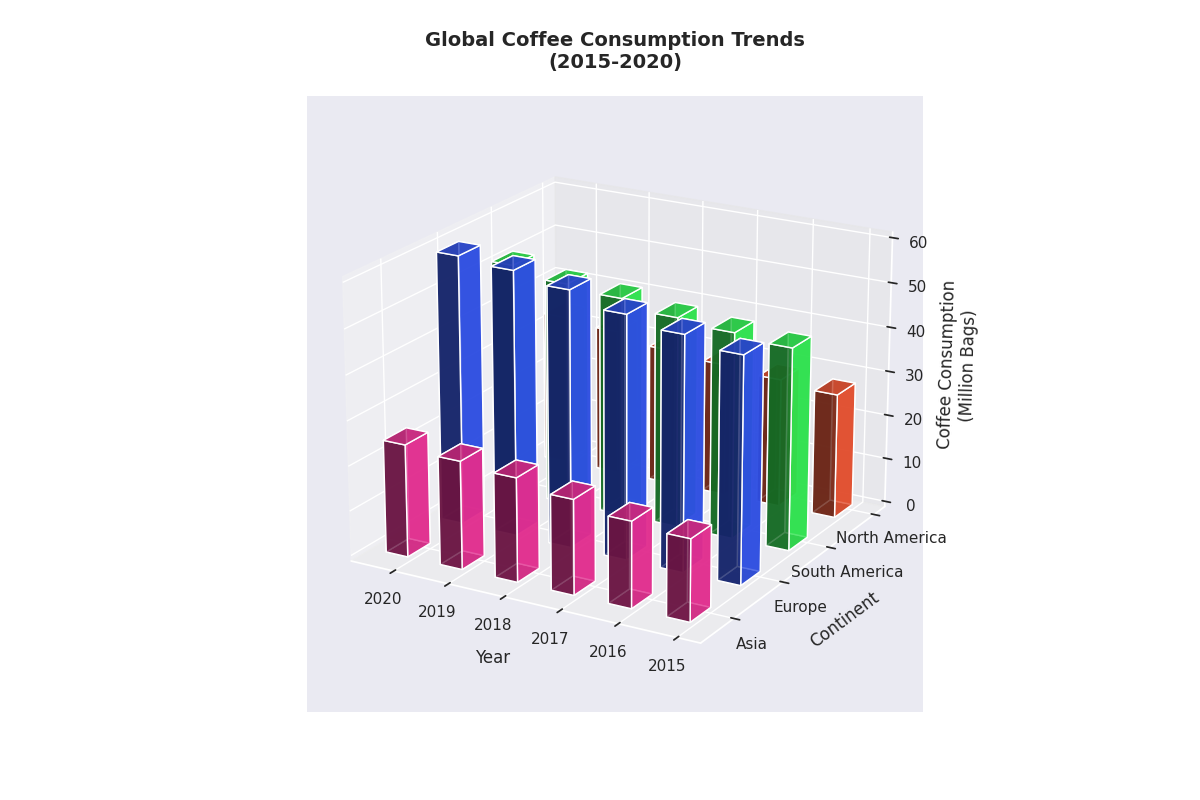

The Python source for this figure:
import matplotlib.pyplot as plt
import numpy as np
from mpl_toolkits.mplot3d import Axes3D

years = np.array([2015, 2016, 2017, 2018, 2019, 2020])
continents = ['North America', 'South America', 'Europe', 'Asia']
consumption = np.array([
    [28, 29, 30, 31, 33, 34],
    [45, 46, 47, 49, 50, 52],
    [50, 52, 54, 57, 59, 60],
    [18, 19, 21, 23, 24, 25],
])

fig = plt.figure(figsize=(12, 8))
ax = fig.add_subplot(111, projection='3d')

_x, _y = np.meshgrid(np.arange(len(years)), np.arange(len(continents)))
x, y = _x.flatten(), _y.flatten()
z = np.zeros_like(x)
dx = dy = 0.4
dz = consumption.flatten()

colors = ['#FF5733', '#33FF57', '#3357FF', '#FF33A1']

for i in range(len(continents)):
    ax.bar3d(x[y == i], y[y == i], z[y == i], dx, dy, dz[y == i], color=colors[i], alpha=0.8)

ax.set_xlabel('Year', labelpad=10)
ax.set_ylabel('Continent', labelpad=10)
ax.set_zlabel('Coffee Consumption\n(Million Bags)', labelpad=10)

ax.set_xticks(np.arange(len(years)))
ax.set_xticklabels(years)
ax.set_yticks(np.arange(len(continents)))
ax.set_yticklabels(continents)

ax.view_init(elev=20, azim=120)
ax.set_title('Global Coffee Consumption Trends\n(2015-2020)', fontsize=14, fontweight='bold', pad=20)

plt.tight_layout()
plt.show()
